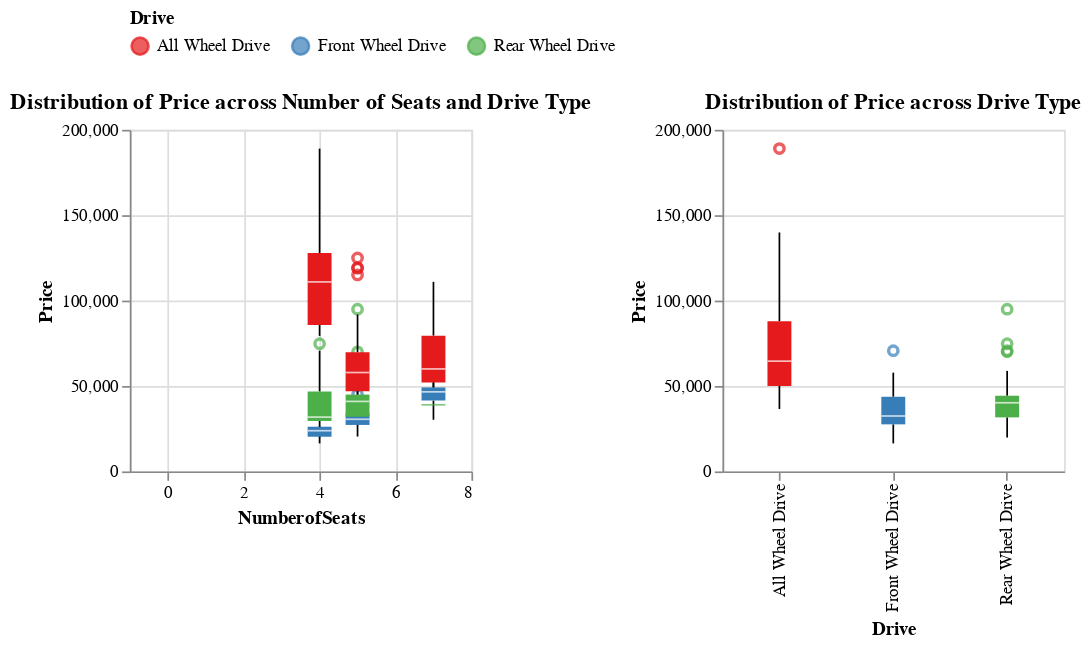

Notebook cell for this chart:
### Code cell
base = alt.Chart(df).mark_boxplot().encode(
    y=alt.Y('PriceinUK', title='Price'), 
    color=alt.Color(
        shorthand='Drive', 
        scale=alt.Scale(scheme='set1'),
        legend=alt.Legend(orient="top"),
    )
).properties(
    width=200, 
    height=200
)

x1 = alt.X('NumberofSeats') 
x2 = alt.X('Drive')
title1 = 'Distribution of Price across Number of Seats and Drive Type'
title2 = 'Distribution of Price across Drive Type'

base.encode(x=x1).properties(title=title1) | base.encode(x=x2).properties(title=title2)

### Figure 1 — Vega-Lite specification as saved in the notebook (floating-point values rounded to 4 significant figures; data arrays with more than 128 entries replaced by an {"elided": "..."} marker saying what was removed)
{"config": {"view": {"continuousWidth": 400, "continuousHeight": 300}}, "hconcat": [{"mark": "boxplot", "encoding": {"color": {"field": "Drive", "legend": {"orient": "top"}, "scale": {"scheme": "set1"}, "type": "nominal"}, "x": {"field": "NumberofSeats", "type": "quantitative"}, "y": {"field": "PriceinUK", "title": "Price", "type": "quantitative"}}, "height": 200, "title": "Distribution of Price across Number of Seats and Drive Type", "width": 200}, {"mark": "boxplot", "encoding": {"color": {"field": "Drive", "legend": {"orient": "top"}, "scale": {"scheme": "set1"}, "type": "nominal"}, "x": {"field": "Drive", "type": "nominal"}, "y": {"field": "PriceinUK", "title": "Price", "type": "quantitative"}}, "height": 200, "title": "Distribution of Price across Drive Type", "width": 200}], "data": {"name": "data-4b9d83ce6b538aea8115e0d816cf9bb6"}, "$schema": "https://vega.github.io/schema/vega-lite/v4.17.0.json", "datasets": {"data-4b9d83ce6b538aea8115e0d816cf9bb6": {"elided": "177 records"}}}
